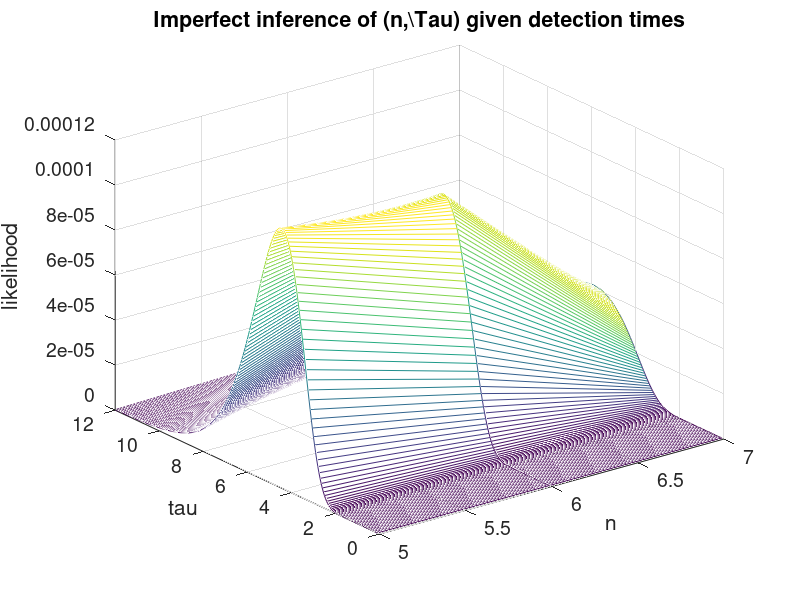

Write MATLAB code to recreate this figure. (Note: this script raises an error after producing the figure.)
% % EJR 2017
% 
% % 1. Generate one (or more) decay times
% %    Assume 1 excited fluorophore
% % Problems: uniform prior is weighted to too-high numbers if few data
% %           Likelihood hits small-number range over about 200 fluorophores - use log
% % likelihood.
% 
% NOTES - CHECK ADDITION OF LIKELIHOODS! (15-6-2017)
% 1.    - I think the addition is sometimes log when it might be linear
%       - Probably under-weights terms with missing observations. 
%       - Probably fixed (15/6)
%       - 
%       - But am I now over-counting the miss chance in the first phase
%       - Second one should be (m-1)/N_D
%       - Add a correction to (m-1)/N_D from (L/N_D). Poss (m-1)/L
%       - try moving the entire miss prob into the detection-time prob code
%       - - Done - by adding correction term above - probably fixed? 
%
% 2.    - Uniform prior may over-favour high n and lifetime?
%       - Suppress over-high n's in prior? ('Weakly' informative prior?)
%       - In fact the problem may be some bug in the likelihood model...
%       - Possibly Nf=5 leads to too-low tau estimates and Nf=10 to too-hi
%       - suggests some sort of incorrect counting
%       - Try poss_taus = 0.1:12 to avoid bad marginalisation
%       - Actually the problem might be the poss-ns prior... truncation to
%         a range n_det:(1.3)*n_det may help a bit...
%       - Or maybe some info on the n-dist from L is not being used


number_of_simulations = 100;
EST_TAUS = zeros(number_of_simulations, 1);
for lpGrand = 1:number_of_simulations
	
% To run this: 
%  1. Generate some tObs by running section 3.

% Detection times - given tau ~ 4.1, Q = 1, n_D = 32.
% The list below is one such series of 9 detection times (10 arrivals)

% tObs  = [0.3820; 0.4403; 1.7521; 2.1195; 2.2572; 2.4480; 3.1544; 3.7733; 10.3995]; % From tau=4.1, 10 arrivals
% tObs  = [3.6689; 5.4470; % From tau = 4.1, 5 arrivals
% tObs  = [0.8508; 1.0155; 1.1545; 1.5293; 3.3626]; % 5 arrivals, tau = 4.1
% tObs  = [1.5441; 1.8589; 2.8371; 4.1173] % from 5 arrivals, tau=4.1. Gives nice result...
% tObs    = [1.1568; 1.6567; 2.0638; 3.3979; 4.1945]; % from 5 arrivals, tau=4.1. Gives nice result...

% 1. PHOTON DYNAMICS SIMULATION:
% THIS IS TO SIMULATE SOME DETECTION TIMES:
tObsList  = [];   % Detected photon times
n_D       = 32;   % Number of detector elements
T         = 25;   % Upper time limit of detection
Q         = 1.00; % Constant quantum efficiency term
tau_known = 4.1;  % Defined Lifetime, ns
lambda_known = 1/tau_known; % in case 1/tau is useful
Nf        = 5; % number of excited fluorophores
tEms = exprnd(tau_known, Nf,1); 
tEmsSorted = sort(tEms);
listDetRands = rand(size(tEmsSorted));
m = 0; % Considering what happens when the m'th photon has been detected
listDetected = zeros(size(tEmsSorted)); % Is this photon detected?
for lp = 1:length(tEmsSorted)
	detector_efficiciency = Q * (1 - m/n_D);
	if(listDetRands(lp) <= detector_efficiciency)
		listDetected(lp) = 1;
		m = m+1;
	end
end
tObs = tEmsSorted(listDetected==1);
tObs(tObs > T) = [];


% 2. INFERENCE METHOD
L   = length(tObs); % Number of detected photons
t_L = tObs(end);    % Final detected time (followed by blank up to T)
			 
Q = 1.00; % Constant quantum efficiency term (should be a known value)
T = 25;   % nanoseconds. Upper time-limit of detector
N_D = 32; % Number of detector elements. Known.

poss_ns = [L:(ceil(1.3*L))];
poss_taus = 0.1:0.05:12;
[array_ns, array_taus] = meshgrid(poss_ns, poss_taus); 

list_ns = array_ns(:);
list_taus = array_taus(:);
list_log_likelihood_total = zeros(size(list_ns));
% list_log_fmds = zeros([ length(tObs), length(list_ns)] );

for lpPrior = 1:length(list_ns)

% Get value of priors for this likelihood calculation
n   = list_ns(lpPrior);
tau = list_taus(lpPrior);
lam = 1/tau;

% Initialise log-likelihood value 
% ... Start with likelihood = 1 for this value of (n, lam)
log_likelihood_total = 0; % 
likelihood_jLs = 0;

% WORK OUT PHOTON DETECTION 'SLICING' PROBABILITY
% Arrivals: (L+jL), jT, (n-L-jL-jT) in times (0,t_L), (t_L, T), (T,inf) 
% Not-detected: (jL, jT, n-L-jL-jT) in times   "         "         "
% For long lifetime, probability that <<L arrive in mid-range is low
% ?Issue - Since we now have jL, we may need to redo j math in t_m_d's
%  Work with jL misses during detection phase, within each slice...
for jL = 0:(n-L)
	log_likelihood_total = 0; % For this value of jL...
	f_slicing = 0 ; % Probability for a particular value of jL. Initialise
	for jT = 0:(n-L-jL)
	% Combinations / arrival probs / necessary miss chances
	% Combinations: n! / n1! n2! n3!
	% Before t_L; between tL and T, after T
	f_gap_inc = ( factorial(n) / ( factorial(L+jL)*factorial(jT)*factorial(n-L-jL-jT) ) ) * ... 
		(1-exp(-lam*t_L))^(L+jL) * (exp(-lam*t_L) - exp(-lam*T))^(jT) * ...
		(exp(-lam*T))^(n-L-jL-jT)* ...
		(1-(N_D-L)/N_D)^(jL+jT);
	f_slicing = f_slicing + f_gap_inc;
	end
	% Have added up all p( jT and miss) values that produce this jL
	% NOW THERE ARE L + jL photons arriving in the period (0,t_L)
	% ? We have already accounted for the probability that the jL are missed
	log_likelihood_total = log_likelihood_total + log( f_slicing );

	% WORK OUT THE Probability of the m'th photon detection time, 
	% Given that there are n arrivals in t=(0,inf) and 
	% ... a maximum of jL photons can be missed during the (0,tL) range
	for m = 1:(length(tObs) - 0);
		t_m_d = tObs(m); % The m'th (present) detection time
		
		if( m==1 )   % FOR THE FIRST DETECTION. If Q=1, no arrivals can be missed before t = t_m_d
			f_m_d = 0; % Probability density for m'th detection. Initialise
			for k = 1:(1+jL) % skipping k-1 arrivals, detecting k'th
				% Probability of k'th arrival at time t_m_d, given n arrivals
				% f_n_a = lam * (L+jL) * nchoosek(L+jL-1,k-1) * (1-exp(-lam*DT))^(k-1) * ...
				% 	exp( -(L+jL-k+1)*lam*DT );
				f_n_a = lam * (n) * nchoosek(n-1,k-1) * (1-exp(-lam*t_m_d))^(k-1) * ...
					exp( -(n-k+1)*lam*t_m_d );

				% Increment for f_m_d. The (1) is for (perfect) spatial_efficiency
				f_inc = Q*((1-Q)^(k-1)) * (1) * f_n_a;
				f_m_d = f_m_d + f_inc;
			end
		log_fmd = log(f_m_d);
		log_likelihood_total = log_likelihood_total + log_fmd;
		% list_log_fmds(1, lpPrior) = log_fmd;
		end

		if(m>1) % FOR THE SECOND DETECTION AND ONWARDS
		f_m_d = 0;
		for j = 0:jL % j = # misses up to the m'th detection. Photons arriving in (0,t_m) inclusive is m + up to jL
		  % Sum up: Prob miss j photons * Prob detect k'th photon, k=m+j 
		  f_inc = nchoosek((n-1),(j+m-1)) * ... 
				      lam*(n)*(1-exp(-lam*t_m_d))^(j+m-1)*exp(-(n-j-m+1)*lam*t_m_d) * ...  
						  Q* ( m/L )^j;
			f_m_d = f_m_d + f_inc;
		end
		log_fmd = log(f_m_d);
		log_likelihood_total = log_likelihood_total + log_fmd;
		end
	end % Loop contains calculation of m'th photon detection time probability
  likelihood_jLs = likelihood_jLs + exp(log_likelihood_total);
	
end % End of loop containing this jL value (jL photons missed before t_L)
list_log_likelihood_total(lpPrior) = log(likelihood_jLs);
% list_log_likelihood_total(lpPrior) = log_likelihood_total;

end % End of loop through this value of the prior (n, lam)

array_log_likelihood = reshape(list_log_likelihood_total, size(array_ns));

figure(5)
mesh(array_ns, array_taus, exp(array_log_likelihood));
xlabel('n');
ylabel('tau')
zlabel('likelihood')
set(gca, 'fontSize', 14)
title('Imperfect inference of (n,\Tau) given detection times')
% % PUT PRIOR END STATEMENTS HERE

p_marginal = sum(sum(exp(array_log_likelihood)));
est_tau = sum(sum(exp(array_log_likelihood).*array_taus)) / p_marginal
 
figure(6)
plot(poss_taus(1:end), exp(p_post_taus_log(1:end) -max(p_post_taus_log)) );
xlabel('lifetime / ns', 'fontSize', 14)
ylabel('likelihood / arb', 'fontSize', 14)
% set(gca, 'fontSize',18)
xlim([3 5])
% title('Posterior prob for lifetime after 100 laser pulses')


p_post_taus = sum(exp(array_log_likelihood), 2) / p_marginal;
% p_post_taus_total = p_post_taus_total + p_post_taus;
p_post_taus_log   = p_post_taus_log + log(p_post_taus);
% p_post_taus_log = log(p_post_taus);

% figure(7)
% plot(poss_taus, p_post_taus_log / (sum(p_post_taus) ));
% xlabel('lifetime (discretised) / ns', 'fontSize', 14)
% ylabel('likelihood / normalised', 'fontSize', 14)
% title('Log Likelihood - if photons may miss', 'fontSize', 14)
% set(gca, 'fontSize', 14)
% % ylim([0 0.12])
drawnow

figure(8)
hist(tObs, [0.5:1:24.5])
xlabel('time / ns', 'fontSize', 14)
ylabel('count', 'fontSize', 14)
title('Detected times', 'fontSize', 14)
set(gca, 'fontSize', 14)

% figure(9)
% mesh(list_log_fmds);

EST_TAUS(lpGrand) = est_tau;
end